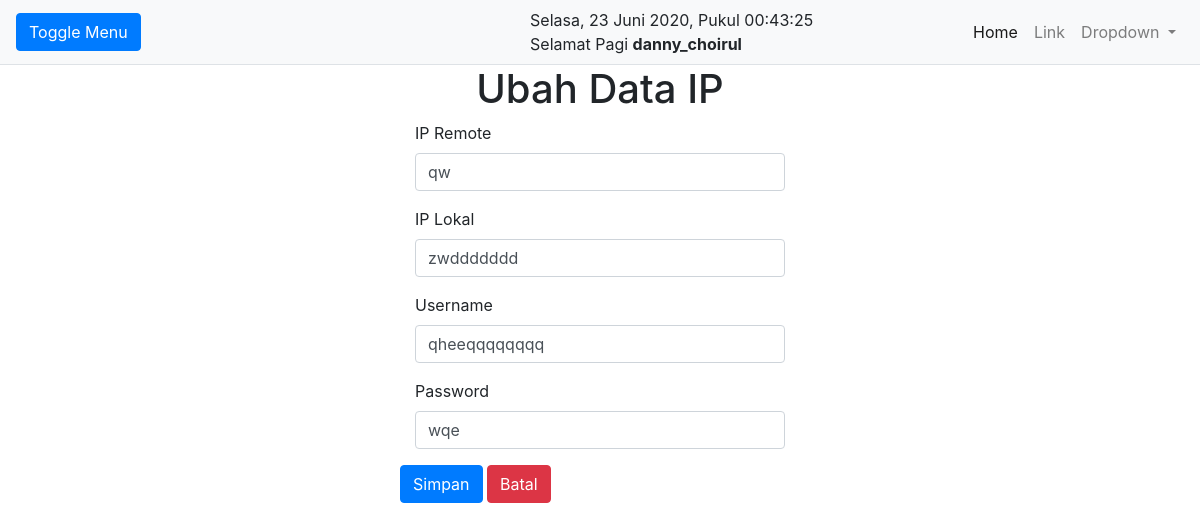
Page /ip/ubah.php?id_ip=1 (signed in) on the committed database.
### tables this page shows
CREATE TABLE `ip`  (
  `id_ip` int(10) NOT NULL AUTO_INCREMENT,
  `remote_ip` varchar(20) NOT NULL,
  `lokal_ip` varchar(20) NOT NULL,
  `username_ip` varchar(50) NOT NULL,
  `password_ip` varchar(50) NOT NULL,
  `tgl_masuk` timestamp(0) NULL DEFAULT NULL,
  `tgl_ubah` timestamp(0) NULL DEFAULT NULL ON UPDATE CURRENT_TIMESTAMP(0),
  PRIMARY KEY (`id_ip`) USING BTREE
);

### koneksi.php (called while the page is built)
<?php
$conn = mysqli_connect("localhost", "root", "", "data");
function query($query)
{
    global $conn;
    $result = mysqli_query($conn, $query);
    $rows = [];
    while ($row = mysqli_fetch_assoc($result)) {
        $rows[] = $row;
    }
    return $rows;
}

### ip/ubah.php (the view, shortened to what this page needs)
<?php
include "../header.php";
$id_ip = $_GET["id_ip"];
$ip = query("SELECT * FROM ip WHERE id_ip = $id_ip ")[0];
?>
<h1 style="text-align: center;">Ubah Data IP</h1>
<form action="" method="post">
    <div class="form-group col-md-4 offset-4">
        <label for="remote_ip">IP Remote</label>
        <input type="text" class="form-control" id="remote_ip" name="remote_ip" value="<?= $ip["remote_ip"]; ?>" required>
    </div>
    <div class="form-group col-md-4 offset-4">
        <label for="lokal_ip">IP Lokal</label>
        <input type="text" class="form-control" id="lokal_ip" name="lokal_ip" value="<?= $ip["lokal_ip"]; ?>" required>
    </div>
    <div class="form-group col-md-4 offset-4">
        <label for="username_ip">Username</label>
        <input type="text" class="form-control" id="username_ip" name="username_ip" value="<?= $ip["username_ip"]; ?>" required>
    </div>
    <div class="form-group col-md-4 offset-4">
        <label for="password_ip">Password</label>
        <input type="text" class="form-control" id="password_ip" name="password_ip" value="<?= $ip["password_ip"]; ?>" required>
    </div>
    <div class="offset-4">
        <button type="submit" name="submit" class="btn btn-primary">Simpan</button>
        <a class="btn btn-danger" href="index.php" role="button">Batal</a>
    </div>
</form>
<?php
include "../footer.php";
?>

### assets/css/simple-sidebar.css (style rules this page uses)
body { overflow-x: hidden; }

### rows in the picture
ip: remote_ip "qw", lokal_ip "zwddddddd", username_ip "qheeqqqqqqqq", password_ip "wqe"

### other values in the picture
$nama "danny_choirul"
